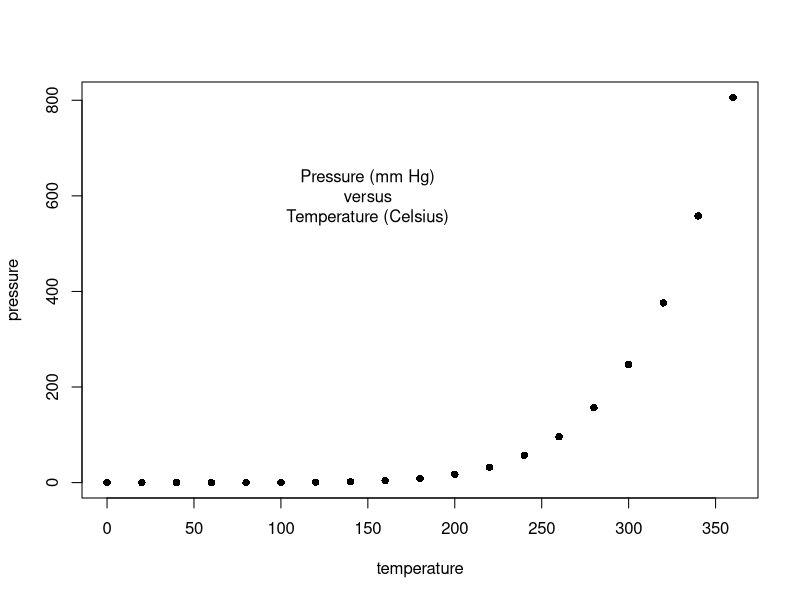
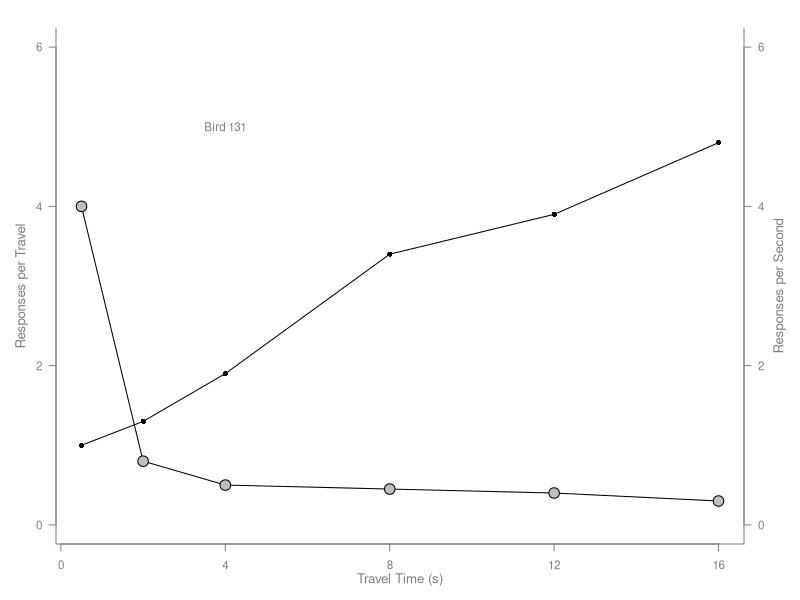
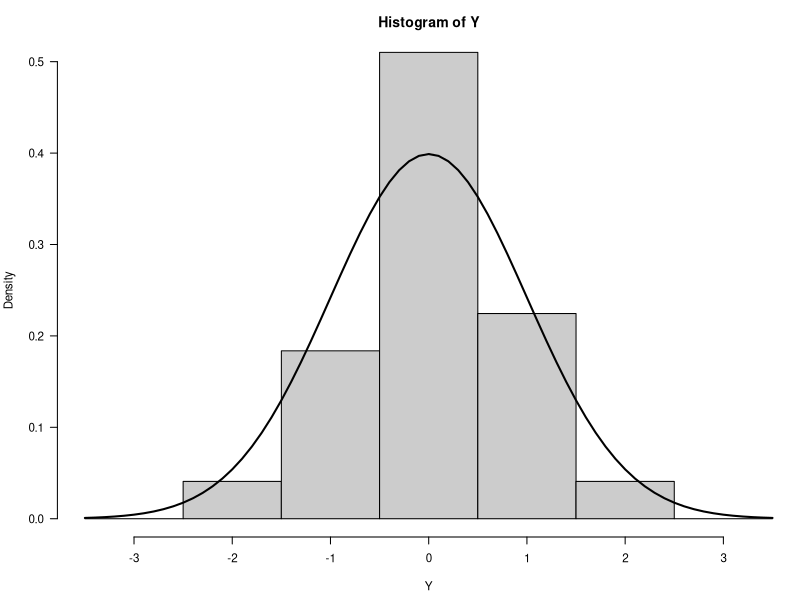
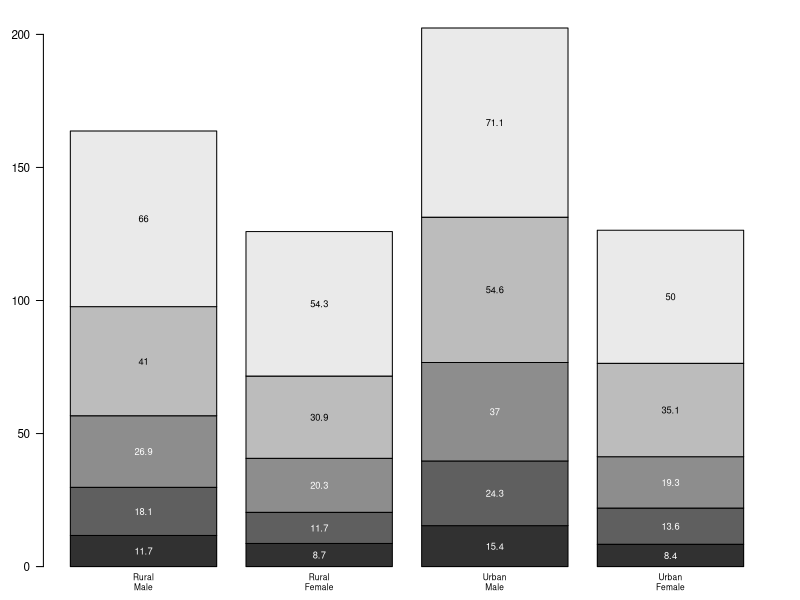
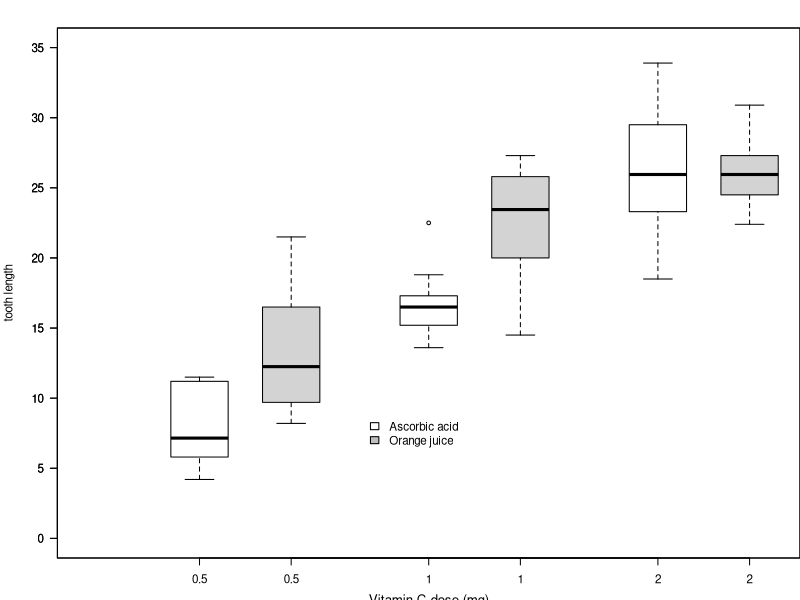
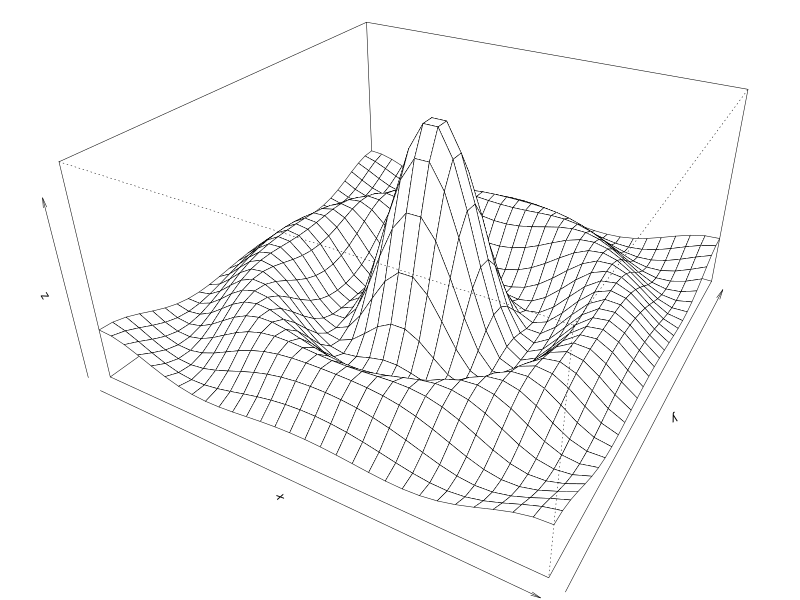
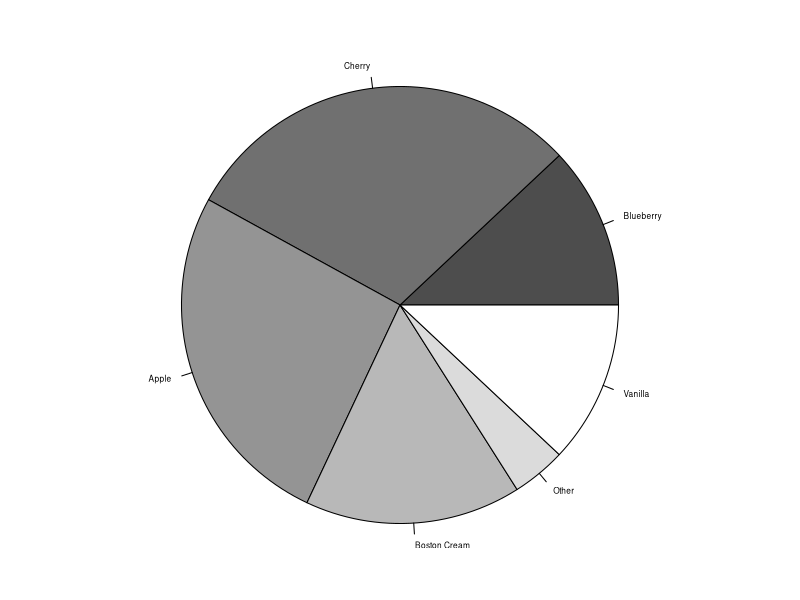

R code for these plots, in order:
## ---- chunk 1
### Paul Murrell's R examples (selected)

## Start plotting from basics 
# Note the order
plot(pressure, pch=16)  # Can you change pch?
text(150, 600, 
     "Pressure (mm Hg)\nversus\nTemperature (Celsius)")
x <- c(0.5, 2, 4, 8, 12, 16)
y1 <- c(1, 1.3, 1.9, 3.4, 3.9, 4.8)
y2 <- c(4, .8, .5, .45, .4, .3)
## ---- chunk 2
# Setting label orientation, margins c(bottom, left, top, right) & text size
par(las=1, mar=c(4, 4, 2, 4), cex=.7) 
plot.new()
plot.window(range(x), c(0, 6))
lines(x, y1)
lines(x, y2)
points(x, y1, pch=16, cex=1) # Try different cex value?  
points(x, y2, pch=21, bg="grey", cex=2)  # Different background color
par(col="gray50", fg="gray50", col.axis="gray50")
axis(1, at=seq(0, 16, 4)) # What is the first number standing for?
axis(2, at=seq(0, 6, 2))
axis(4, at=seq(0, 6, 2))
box(bty="u")
mtext("Travel Time (s)", side=1, line=2, cex=0.8)
mtext("Responses per Travel", side=2, line=2, las=0, cex=0.8)
mtext("Responses per Second", side=4, line=2, las=0, cex=0.8)
text(4, 5, "Bird 131")
par(mar=c(5.1, 4.1, 4.1, 2.1), col="black", fg="black", col.axis="black")
## ---- chunk 3
# Histogram
# Random data
Y <- rnorm(50)
# Make sure no Y exceed [-3.5, 3.5]
Y[Y < -3.5 | Y > 3.5] <- NA # Selection/set range
x <- seq(-3.5, 3.5, .1)
dn <- dnorm(x)
par(mar=c(4.5, 4.1, 3.1, 0))
hist(Y, breaks=seq(-3.5, 3.5), ylim=c(0, 0.5), 
     col="gray80", freq=FALSE)
lines(x, dnorm(x), lwd=2)
par(mar=c(5.1, 4.1, 4.1, 2.1))

# Barplot
par(mar=c(2, 3.1, 2, 2.1)) 
midpts <- barplot(VADeaths, 
                  col=gray(0.1 + seq(1, 9, 2)/11), 
                  names=rep("", 4))
mtext(sub(" ", "\n", colnames(VADeaths)),
      at=midpts, side=1, line=0.5, cex=0.5)
text(rep(midpts, each=5), apply(VADeaths, 2, cumsum) - VADeaths/2,
     VADeaths, 
     col=rep(c("white", "black"), times=3:2), 
     cex=0.8)
par(mar=c(5.1, 4.1, 4.1, 2.1))  

# Boxplot
par(mar=c(3, 4.1, 2, 0))
boxplot(len ~ dose, data = ToothGrowth,
        boxwex = 0.25, at = 1:3 - 0.2,
        subset= supp == "VC", col="white",
        xlab="",
        ylab="tooth length", ylim=c(0,35))
mtext("Vitamin C dose (mg)", side=1, line=2.5, cex=0.8)
boxplot(len ~ dose, data = ToothGrowth, add = TRUE,
        boxwex = 0.25, at = 1:3 + 0.2,
        
        subset= supp == "OJ")
legend(1.5, 9, c("Ascorbic acid", "Orange juice"), 
       fill = c("white", "gray"), 
       bty="n")
par(mar=c(5.1, 4.1, 4.1, 2.1))
## ---- chunk 4
# Persp
x <- seq(-10, 10, length= 30)
y <- x
f <- function(x,y) { r <- sqrt(x^2+y^2); 10 * sin(r)/r }
z <- outer(x, y, f)
z[is.na(z)] <- 1
# 0.5 to include z axis label
par(mar=c(0, 0.5, 0, 0), lwd=0.5)
persp(x, y, z, theta = 30, phi = 30, 
      expand = 0.5)
par(mar=c(5.1, 4.1, 4.1, 2.1), lwd=1)

# Piechart
par(mar=c(0, 2, 1, 2), xpd=FALSE, cex=0.5)
pie.sales <- c(0.12, 0.3, 0.26, 0.16, 0.04, 0.12)
names(pie.sales) <- c("Blueberry", "Cherry",
                      "Apple", "Boston Cream", "Other", "Vanilla")
pie(pie.sales, col = gray(seq(0.3,1.0,length=6))) 
